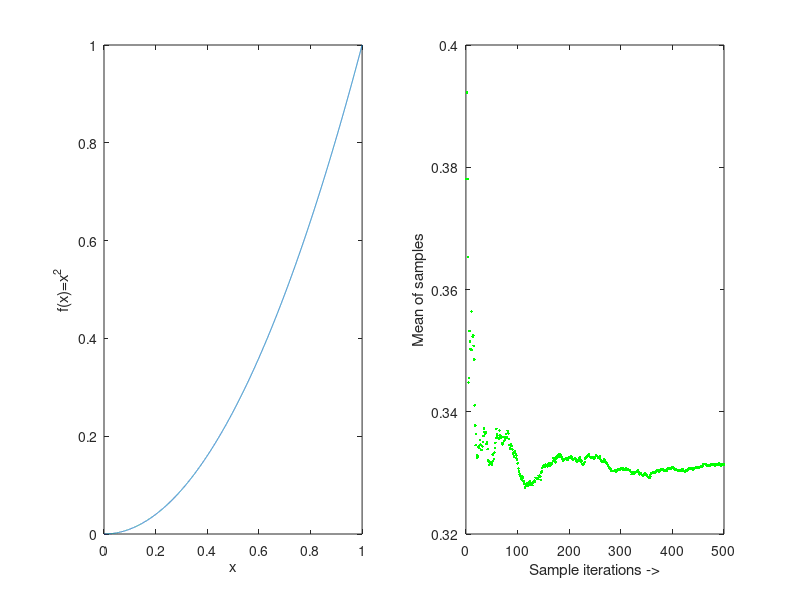

MATLAB code for this plot: (Note: this script raises an error after producing the figure.)
%-------------------------------------------------------------------------%
%  Master thesis : Research and development on Deep Learning techniques   %
%                  in the field of computer vision                        %
%  File          : MC_integration_by_M.m                                  %
%  Description   : Estimate under the curve area using Mean Value method  %
%  Author        : Monachopoulos Konstantinos                              %
%-------------------------------------------------------------------------%

clc;clear;close all;

% Set the function to be estimated
x=0:0.0001:1;
fx=x.^2;

% Plot the function
subplot(1,2,1),plot(x,fx);
xlabel('x');
ylabel('f(x)=x^2');

% Initiallize total iterations
N=500;
for i=1:N
    
    y=[];
    x=[];
    
    for j=1:50        
        % Set a random point inside the limits [0,1]
        x(j)=rand();
        y(j)=x(j)^2;            
    end
    
    Sample(i)=mean(y);
    hold on;
    subplot(1,2,2),plot(i,mean(Sample),'.g');
    xlabel('Sample iterations ->');
    ylabel('Mean of samples');
    hold off;
    pause(0.1)
end

suptitle(['Monte Carlo Area Under the Curve Estimation M = ' num2str(mean(Sample))])

% print the collected random spots over all random spots, this is the area under
% te curve
fprintf('Area under the curve is %.3f\n',mean(Sample))